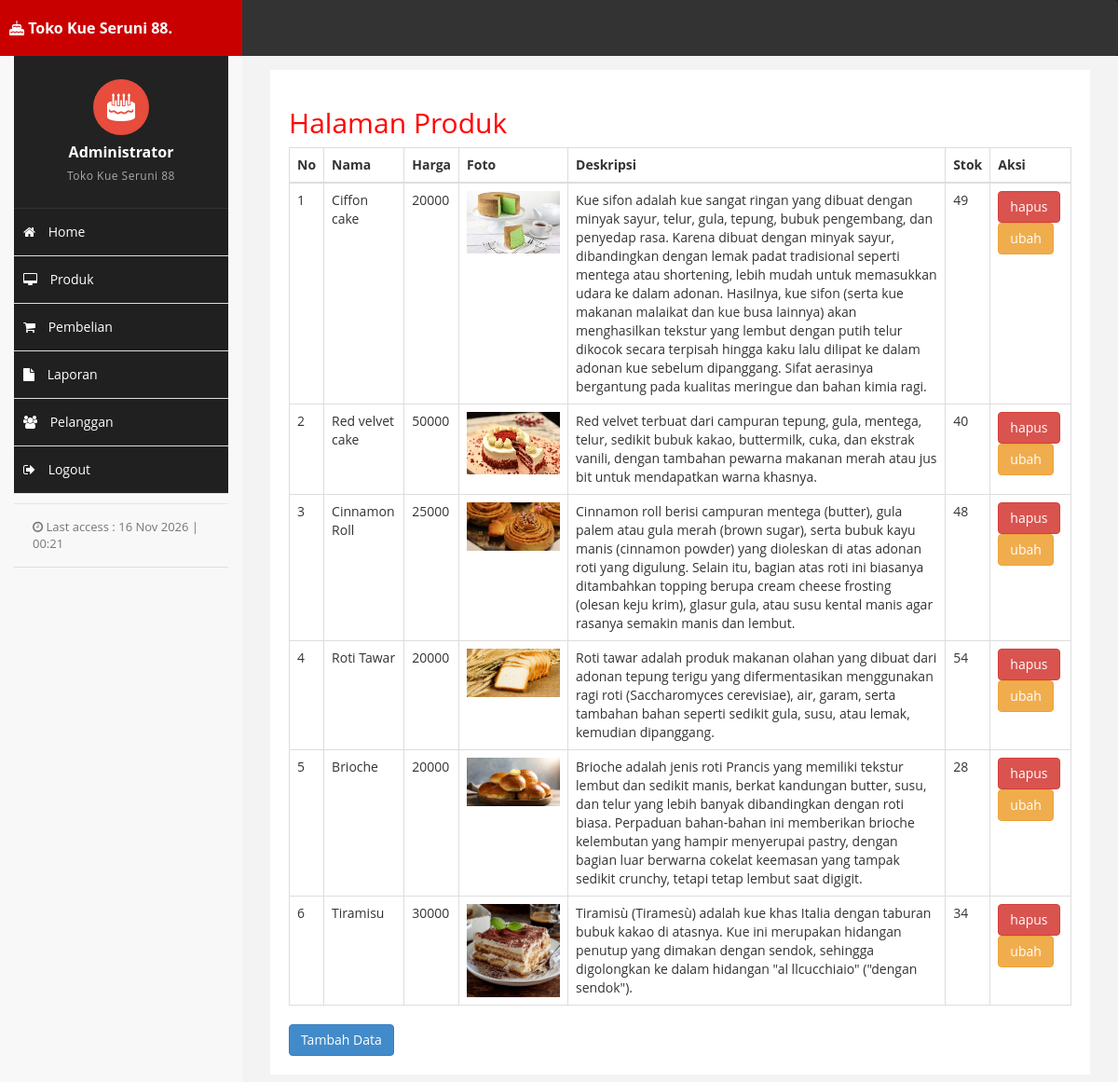
Screenshot of /admin/index.php?halaman=produk (signed in) with the database file from the repository.
### tables this page shows
CREATE TABLE `produk` (
  `id_produk` int(11) NOT NULL,
  `nama_produk` varchar(50) NOT NULL,
  `harga_produk` int(11) NOT NULL,
  `foto_produk` varchar(50) NOT NULL,
  `deskripsi_produk` text NOT NULL,
  `stok_produk` int(5) NOT NULL
);

### admin/produk.php (the view)
<h2>Halaman Produk</h2>
<div class="table-responsive">
    <table class="table table-bordered">
        <thead>
            <tr>
                <th>No</th>
                <th>Nama</th>
                <th>Harga</th>
                <th>Foto</th>
                <th>Deskripsi</th>
                <th>Stok</th>
                <th>Aksi</th>
            </tr>
        </thead>
        <tbody>
            <?php $nomor=1; ?>
            <?php $ambil= $koneksi->query("SELECT * FROM produk"); ?>
            <?php while($pecah = $ambil->fetch_assoc()){ ?>
            <tr>
                <td><?php echo $nomor; ?></td>
                <td><?php echo $pecah['nama_produk']; ?></td>
                <td><?php echo $pecah['harga_produk']; ?></td>
                <td>
                    <img src="../foto_produk/<?php echo $pecah['foto_produk']; ?>" width="100">
                </td>
                <td><?php echo $pecah['deskripsi_produk']; ?></td>
                <td><?php echo $pecah['stok_produk']; ?></td>
                <td>
                    <a href="index.php?halaman=hapusproduk&id=<?php echo $pecah['id_produk']; ?>" class="btn-danger btn">hapus</a>
                    <a href="index.php?halaman=ubahproduk&id=<?php echo $pecah['id_produk']; ?>" class="btn btn-warning">ubah</a>
                </td>
            </tr>
            <?php $nomor++; ?>
            <?php } ?>
        </tbody>
    </table>
</div>
<a href="index.php?halaman=tambahproduk" class="btn btn-primary">Tambah Data</a>

### admin/index.php (shortened to what this page needs)
<?php
include "../koneksi.php";
?>
<!doctype html>
<html xmlns="http://www.w3.org/1999/xhtml">
  <head>
    <link href="assets/css/bootstrap.css" rel="stylesheet" />
    <link href="assets/css/font-awesome.css" rel="stylesheet" />
    <link href="assets/js/morris/morris-0.4.3.min.css" rel="stylesheet" />
    <link href="assets/css/custom.css" rel="stylesheet" />
    <link rel="stylesheet" href="https://cdn.jsdelivr.net/npm/bootstrap-icons@1.13.1/font/bootstrap-icons.min.css">
  </head>
  <body>
    <div id="wrapper">
      <nav
        class="navbar navbar-default navbar-cls-top"
        role="navigation"
        style="margin-bottom: 0"
      >
        <div class="navbar-header">
          <a class="navbar-brand" href="index.php"><i class="bi bi-cake-fill"></i> Toko Kue Seruni 88.</a>
        </div>
        <div
          style="
            color: white;
            padding: 15px 50px 5px 50px;
            float: right;
            font-size: 16px;
          "
        >
        </div>
      </nav>
      <nav class="navbar-default navbar-side " role="navigation">
        <div class="sidebar-collapse navbar-collapse">
          <ul class="nav" id="main-menu">
            <li class="text-center" style="padding: 25px 0; background: #222; border-bottom: 1px solid #333;">
              <div style="background: #e74c3c; width: 60px; height: 60px; border-radius: 50%; display: flex; align-items: center; justify-content: center; margin: 0 auto 10px auto; line-height: 60px;">
                <i class="bi bi-cake2-fill" style="font-size: 30px; color: #ffffff;"></i>
              </div>
              <h5 style="color: #ffffff; margin: 0 0 5px 0; font-weight: bold; font-size: 16px;">Administrator</h5>
              <span style="font-size: 12px; color: #aaaaaa; letter-spacing: 0.5px;">Toko Kue Seruni 88</span>
            </li>
            <li><a href="index.php"><i class="fa fa-home"></i> Home</a></li>
            <li><a href="index.php?halaman=produk"><i class="fa fa-desktop"></i> Produk</a></li>
            <li><a href="index.php?halaman=pembelian"><i class="fa fa-shopping-cart"></i> Pembelian</a></li>
            <li><a href="index.php?halaman=laporan_pembelian"><i class="fa fa-file"></i> Laporan</a></li>
            <li><a href="index.php?halaman=pelanggan"><i class="fa fa-users"></i> Pelanggan</a></li>
            <li><a href="index.php?halaman=logout"><i class="fa fa-sign-out"></i> Logout</a></li>
            <li class="visible-xs visible-sm" style="padding: 15px 20px; color: #777; border-top: 1px solid #e7e7e7; margin-top: 10px; font-size: 13px;">
              <i class="fa fa-clock-o"></i> Last access : <?php echo date('d M Y | H:i'); ?>
            </li>
          </ul>
        </div>
      </nav>
      <div id="page-wrapper">
        <div id="page-inner">
          <?php
          if (isset($_GET['halaman']))
          {
            if($_GET['halaman']=="produk")
              {
                include 'produk.php';
              }
            elseif ($_GET['halaman']=="pembelian")
            {
              include 'pembelian.php';
            }
            elseif ($_GET['halaman']=="pelanggan")
            {
              include 'pelanggan.php';
            }
            elseif ($_GET['halaman']=="detail")
            {
              include 'detail.php';
            }
            elseif ($_GET['halaman']=="tambahproduk")
            {
              include 'tambahproduk.php';
            }
            elseif ($_GET['halaman']=="hapusproduk")
            {
              include 'hapusproduk.php';
            }
            elseif ($_GET['halaman']=="ubahproduk")
            {
              include 'ubahproduk.php';
            }
            elseif ($_GET['halaman']=="hapuspelanggan")
            {
              include 'hapuspelanggan.php';
            }
            elseif ($_GET['halaman']=="logout")
            {
              include 'logout.php';
            }
            elseif ($_GET['halaman']=="pembayaran")
            {
              include 'pembayaran.php';
            }
            elseif ($_GET['halaman']=="laporan_pembelian")
            {
              include 'laporan_pembelian.php';
            }
          }
          else {
            include'home.php';
          } ?>
        </div>
      </div>
    </div>
  </body>
</html>

### admin/assets/css/custom.css (style rules this page uses)
html, body { height: 100%; overflow: hidden; font-family: "Open Sans", sans-serif; margin: 0; padding: 0; scroll-behavior: smooth; }
#wrapper { height: 100%; position: relative; overflow: hidden; background: #202020; }
#page-wrapper { margin-left: 0; margin-top: 60; width: calc(100% - 260px); height: calc(100vh - 60px); padding: 15px 30px; position: absolute; top: 60px; bottom: 0; left: 260px; right: 0; overflow-y: auto; z-index: 1; }
#page-inner { width: 100%; margin: 0; background-color: #fff; padding: 20px; min-height: auto; }
.text-center { text-align: center; }
h2 { color: #f00; }
.navbar-cls-top { background: #333333; position: fixed; top: 0; left: 0; right: 0; width: 100%; z-index: 1000; }
.navbar-cls-top .navbar-brand { color: #fff; background: #c90000; width: 260px; height: 60px; line-height: 30px; font-size: 16px; font-weight: bold; padding: 15px 10px; white-space: nowrap; float: left; }
.sidebar-collapse, .sidebar-collapse .nav { background: none; }
.sidebar-collapse .nav { padding: 0; }
.sidebar-collapse .nav > li > a { color: #fff; background: #202020; text-shadow: none; }
.sidebar-collapse > .nav > li > a { padding: 15px 10px; }
.sidebar-collapse > .nav > li { border-bottom: 1px solid rgba(107, 108, 109, 0.19); }
.navbar-side { position: fixed; top: 60px; bottom: 0; left: 0; width: 260px; z-index: 8888; overflow-y: auto; }
.navbar-default { border: 0px solid black; }
.navbar-header { background: #a70303; }
.nav > li > a > i { margin-right: 10px; }
.table td, .table th { white-space: normal; }
.table td:nth-child(5), .table th:nth-child(5) { min-width: 200px; }
@media (min-width: 992px) { #page-wrapper { position: absolute; top: 60px; bottom: 0; left: 260px; right: 0; margin: 0; padding: 15px 30px; overflow-y: auto; background: #f3f3f3; z-index: 1; } }
@media (min-width: 992px) { .navbar-side { position: fixed; top: 60px; bottom: 0; left: 0; width: 260px; z-index: 999; overflow-y: auto; transform: translateX(0); } }

### rows the page displays
produk: nama_produk "Ciffon cake", harga_produk "20000", foto_produk (picture), deskripsi_produk "Kue sifon adalah kue sangat ringan yang dibuat dengan minyak sayur, telur, gula, tepung, bubuk pengembang, dan penyedap rasa. Karena dibuat dengan minyak sayur, dibandingkan dengan lemak padat tradisional seperti mentega atau shortening, lebih mudah untuk memasukkan udara ke dalam adonan. Hasilnya, kue sifon (serta kue makanan malaikat dan kue busa lainnya) akan menghasilkan tekstur yang lembut dengan putih telur dikocok secara terpisah hingga kaku lalu dilipat ke dalam adonan kue sebelum dipanggang. Sifat aerasinya bergantung pada kualitas meringue dan bahan kimia ragi.", stok_produk "49"
produk: nama_produk "Red velvet cake", harga_produk "50000", foto_produk (picture), deskripsi_produk "Red velvet terbuat dari campuran tepung, gula, mentega, telur, sedikit bubuk kakao, buttermilk, cuka, dan ekstrak vanili, dengan tambahan pewarna makanan merah atau jus bit untuk mendapatkan warna khasnya.", stok_produk "40"
produk: nama_produk "Cinnamon Roll", harga_produk "25000", foto_produk (picture), deskripsi_produk "Cinnamon roll berisi campuran mentega (butter), gula palem atau gula merah (brown sugar), serta bubuk kayu manis (cinnamon powder) yang dioleskan di atas adonan roti yang digulung. Selain itu, bagian atas roti ini biasanya ditambahkan topping berupa cream cheese frosting (olesan keju krim), glasur gula, atau susu kental manis agar rasanya semakin manis dan lembut.", stok_produk "48"
produk: nama_produk "Roti Tawar", harga_produk "20000", foto_produk (picture), deskripsi_produk "Roti tawar adalah produk makanan olahan yang dibuat dari adonan tepung terigu yang difermentasikan menggunakan ragi roti (Saccharomyces cerevisiae), air, garam, serta tambahan bahan seperti sedikit gula, susu, atau lemak, kemudian dipanggang.", stok_produk "54"
produk: nama_produk "Brioche", harga_produk "20000", foto_produk (picture), deskripsi_produk "Brioche adalah jenis roti Prancis yang memiliki tekstur lembut dan sedikit manis, berkat kandungan butter, susu, dan telur yang lebih banyak dibandingkan dengan roti biasa. Perpaduan bahan-bahan ini memberikan brioche kelembutan yang hampir menyerupai pastry, dengan bagian luar berwarna cokelat keemasan yang tampak sedikit crunchy, tetapi tetap lembut saat digigit.", stok_produk "28"
produk: nama_produk "Tiramisu", harga_produk "30000", foto_produk (picture), deskripsi_produk "Tiramisù (Tiramesù) adalah kue khas Italia dengan taburan bubuk kakao di atasnya. Kue ini merupakan hidangan penutup yang dimakan dengan sendok, sehingga digolongkan ke dalam hidangan \"al llcucchiaio\" (\"dengan sendok\").", stok_produk "34"
